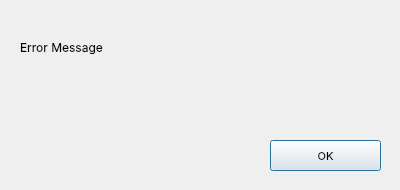
<?xml version="1.0" encoding="UTF-8"?>
<ui version="4.0">
 <class>Dialog</class>
 <widget class="QDialog" name="Dialog">
  <property name="geometry">
   <rect>
    <x>0</x>
    <y>0</y>
    <width>400</width>
    <height>190</height>
   </rect>
  </property>
  <property name="windowTitle">
   <string>Dialog</string>
  </property>
  <widget class="QPushButton" name="okBtn">
   <property name="geometry">
    <rect>
     <x>270</x>
     <y>140</y>
     <width>111</width>
     <height>31</height>
    </rect>
   </property>
   <property name="font">
    <font>
     <family>Inter</family>
     <pointsize>8</pointsize>
    </font>
   </property>
   <property name="text">
    <string>OK</string>
   </property>
  </widget>
  <widget class="QLabel" name="errorMessage">
   <property name="geometry">
    <rect>
     <x>20</x>
     <y>40</y>
     <width>361</width>
     <height>71</height>
    </rect>
   </property>
   <property name="font">
    <font>
     <family>Inter</family>
     <pointsize>9</pointsize>
     <weight>50</weight>
     <bold>false</bold>
    </font>
   </property>
   <property name="text">
    <string>Error Message</string>
   </property>
   <property name="alignment">
    <set>Qt::AlignLeading|Qt::AlignLeft|Qt::AlignTop</set>
   </property>
  </widget>
 </widget>
 <resources/>
 <connections/>
</ui>
